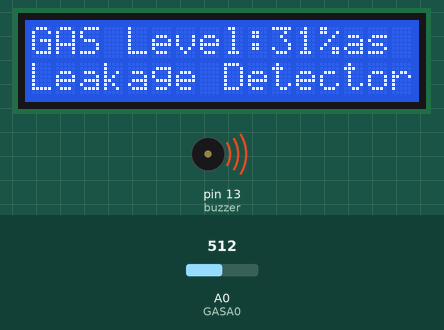
A sketch run on a simulated Arduino Uno, built with avr-gcc and run on an emulated ATmega328P. Shown: 16×2 character LCD, buzzer (waves = sounding). Inputs (shaded band) come from the test bench; at power-on: A0 (GASA0) = 512. The modem accepts every AT command (registered, SIM ready, sends succeed) and sends nothing else; what the sketch prints to the serial monitor is not drawn.

Above: at 3.2 s.
3.3 s: A0 (GASA0) set to 490
At 4.7 s:
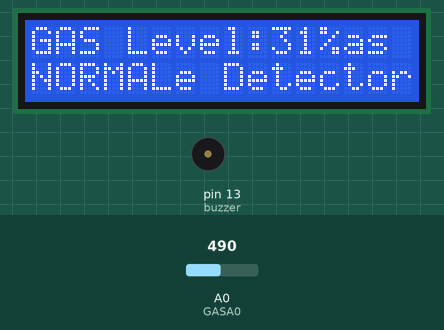
6.3 s: A0 (GASA0) set to 716
At 6.7 s:
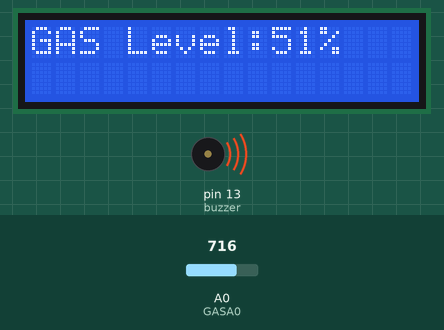
9.3 s: A0 (GASA0) set to 306
At 10.0 s:
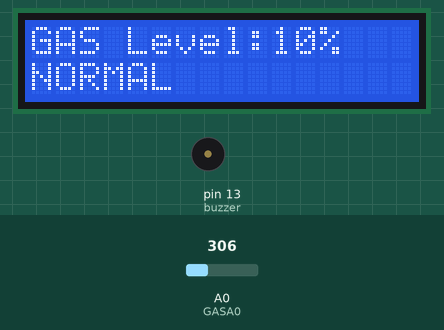
Timing chart, 0 to 12.3 s (numbered marks = the images above; inputs shaded):
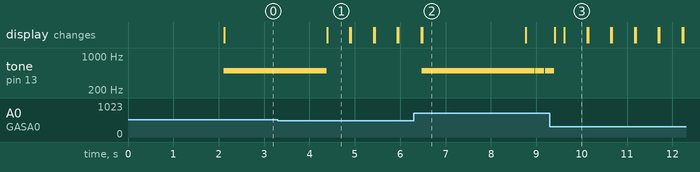

The sketch:

Lab_Project_Final_Code.ino
```cpp
#include <LiquidCrystal_I2C.h>
#include <SoftwareSerial.h>

LiquidCrystal_I2C lcd(0x27,16,2);

int rxPin = 5;
int txPin = 6;

SoftwareSerial mySerial(rxPin, txPin);

int buzzer = 13;
int GASA0 = A0;
int gasvalue;

void setup() {
  mySerial.begin(9600);
  Serial.begin(9600);

  pinMode(buzzer, OUTPUT);
  pinMode(GASA0, INPUT);

  lcd.init();                       // initialize the lcd
  lcd.backlight();
  lcd.setCursor(1, 0);
  lcd.print("welcome to Gas");
  lcd.setCursor(0, 1);
  lcd.print("Leakage Detector");
  delay(2000);
}

void loop() {
  int analogSensor = analogRead(GASA0);
  int gasvalue = (analogSensor / 10) - 20;
  Serial.println(gasvalue);

  lcd.setCursor(0, 0);
  lcd.print("GAS Level:");
  lcd.setCursor(10, 0);
  lcd.print(max(0, gasvalue));
  lcd.setCursor(12, 0);
  lcd.print("%");

  if (gasvalue >= 30) {
    tone(buzzer, 500, 4000);
    SendTextMessage();
    lcd.setCursor(0, 1);
    lcd.print("DANGER");

    analogSensor = analogRead(GASA0);
    gasvalue =(analogSensor / 10) - 20;

    while (gasvalue >= 30) {
      analogSensor = analogRead(GASA0);
      gasvalue = (analogSensor / 10) - 20;
      Serial.println(gasvalue);

      lcd.setCursor(0, 0);
      lcd.print("GAS Level:");
      lcd.setCursor(10, 0);
      lcd.print(max(0, gasvalue));
      lcd.setCursor(12, 0);
      lcd.print("%");

      if (gasvalue >= 30) tone(buzzer, 500, 200);

      delay(200);
      noTone(buzzer);
    }
    noTone(buzzer);
  }
  lcd.setCursor(0, 1);
  lcd.print("NORMAL");
  delay(500);
  lcd.clear();
}

void SendTextMessage()
{
  mySerial.println("AT+CMGF=1");    //To send SMS in Text Mode
  delay(1000);
  mySerial.println("AT+CMGS=\"+8801851316950\"\r");
  delay(1000);
  mySerial.println("Alert! Gas Leaking!");//the content of the message
  Serial.println("Alert! Gas Leaking!"); // Just for checking
  delay(200);
  Serial.println("SMS SendingDone");
  mySerial.println((char)26);
  return;
}
```

Measured:
- the behaviour switches between 500 and 499 on A0 (GASA0) (found by bisection; images 0 and 1)
- after the input at 3.3 s, the display: changes after 1.1 s (image 1)
- after the input at 6.3 s, tone on pin 13 (buzzer): goes 500 Hz 2.5 s, silent 0.01 s, 500 Hz 0.20 s, silent 0.01 s, then 500 Hz, starting after 0.18 s; the display: first differs from a run without the input after 0.19 s (image 2)
- after the input at 9.3 s, tone on pin 13 (buzzer): goes on until 9.4 s, then stays silent; the display: first changes after 0.11 s (image 3 shows a later state)
- what the display in image 1 shows lasts 0.5 s, from 4.4 s to 4.9 s
- what the display in image 2 shows lasts 2.3 s, from 6.5 s to 8.8 s
